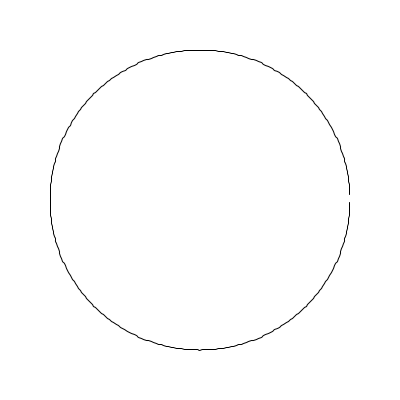
Frame 1 (no input)
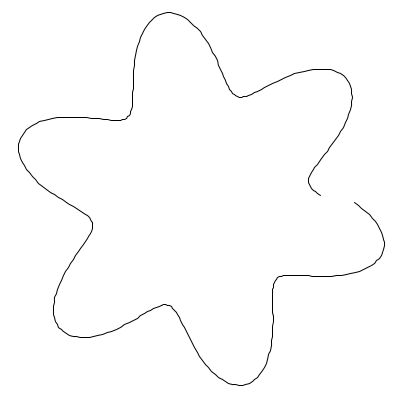
Frame 60 (the mouse pressed at the canvas centre just before this capture)
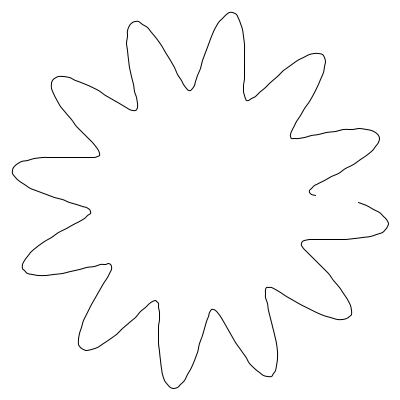
Frame 120 (the mouse held since frame 60 and released just before this capture)

The Processing sketch that drew these frames (run headless with seeded random() and noise(); from frame 60 on, the mouse is pressed at the canvas centre):

// Processing sketch: processing_148145
// ── processing_148145.pde

void setup() {
  size(400, 400);
  noFill();
  smooth();
  stroke(0.01);
}

void draw() {
  grow();
}
float a=0;

void grow() {
  background(255);
  //fill(0);
  translate(width/2, height/2);

  beginShape();
  float noise =200;//+= random(-3,3);
  for (int i=0;i<360;i+=1) {
    noise = 150+sin( radians( i*a ) ) * 40;
    float diameter = 0;
    curveVertex( diameter+(cos( radians(i) )*noise), diameter+(sin( radians(i) )*noise) );
  }
  a+=0.1;
  endShape();
}
